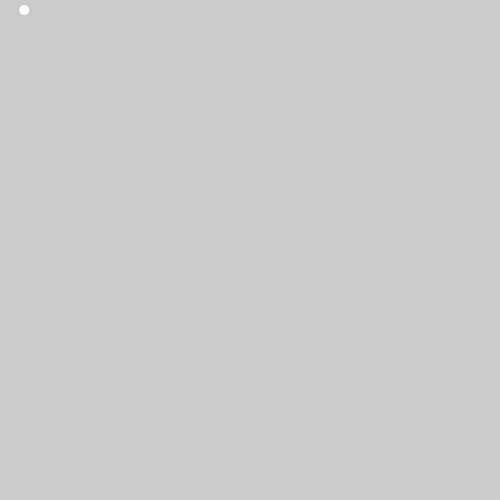
Frame 1 (no input)
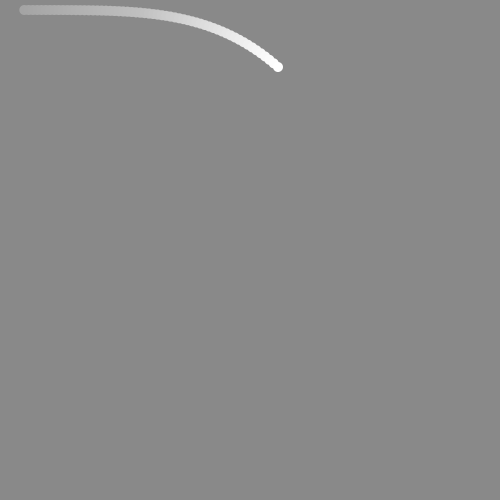
Frame 60 (the mouse pressed at the canvas centre just before this capture)
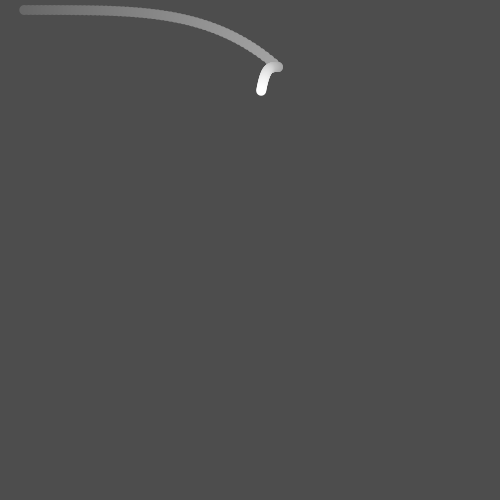
Frame 120 (the mouse held since frame 60 and released just before this capture)

The Processing sketch that drew these frames (run headless with seeded random() and noise(); from frame 60 on, the mouse is pressed at the canvas centre):

// Processing sketch: processing_27912
// ── processing_27912.pde



float beginX = 20.0;  
float beginY = 10.0;  
float endX = 450.0;     
float endY = 450.0;     
float distX;           
float distY;           
float exponent = 4;    
float x = 0;         
float y = 0;          
float step = 0.01;      
float percentage = 0.0; 

void setup() 
{
  size(500, 500);
  noStroke();
  smooth();
  distX = endX - beginX;
  distY = endY - beginY;
}

void draw() 
{
  fill(0,2);
  rect(0,0,height,width);
  percentage += step;
  if (percentage < 1.0) {
    x = beginX + (percentage * distX);
    y = beginY + (pow(percentage, exponent) * distY);
  }
  fill(255);
  ellipse(x, y, 10, 10);
}

void mousePressed() {
  percentage = 0.0;
  beginX = x;
  beginY = y;
  endX = mouseX;
  endY = mouseY;
  distX = endX - beginX;
  distY = endY - beginY;
}
